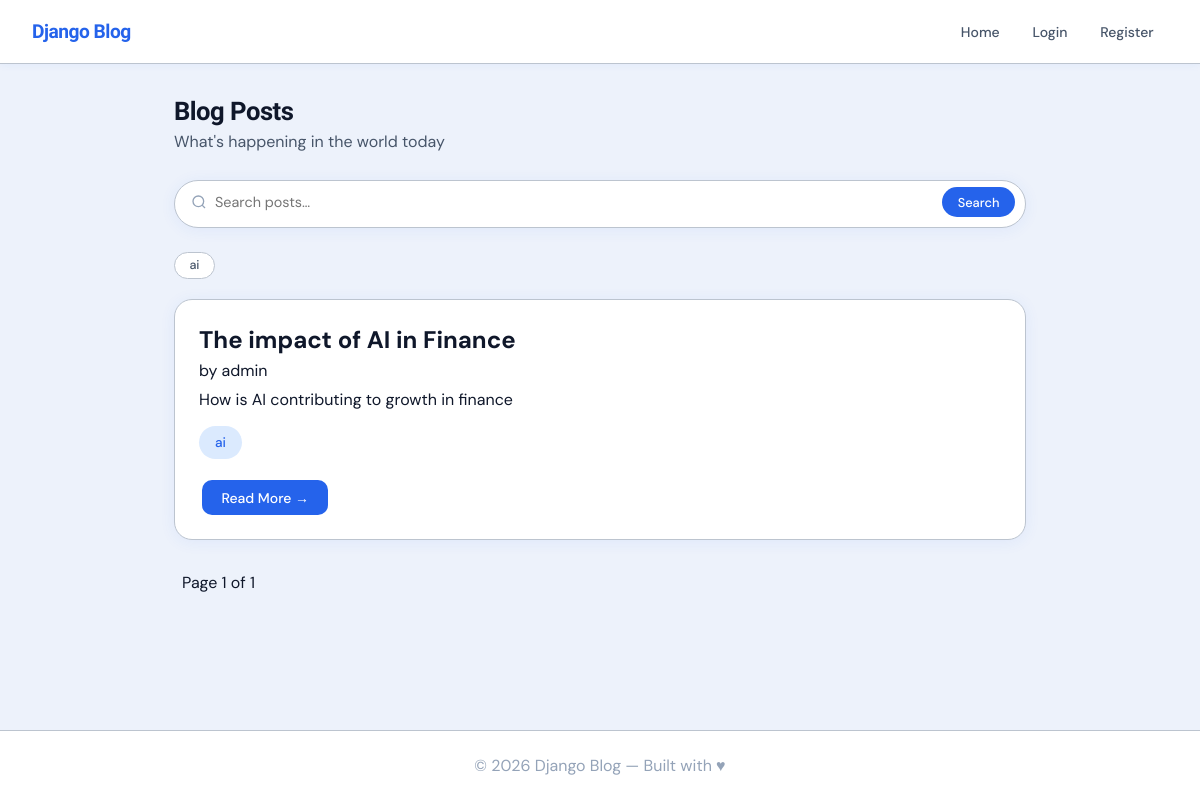
/blog/, run on an earlier commit of the app's database.
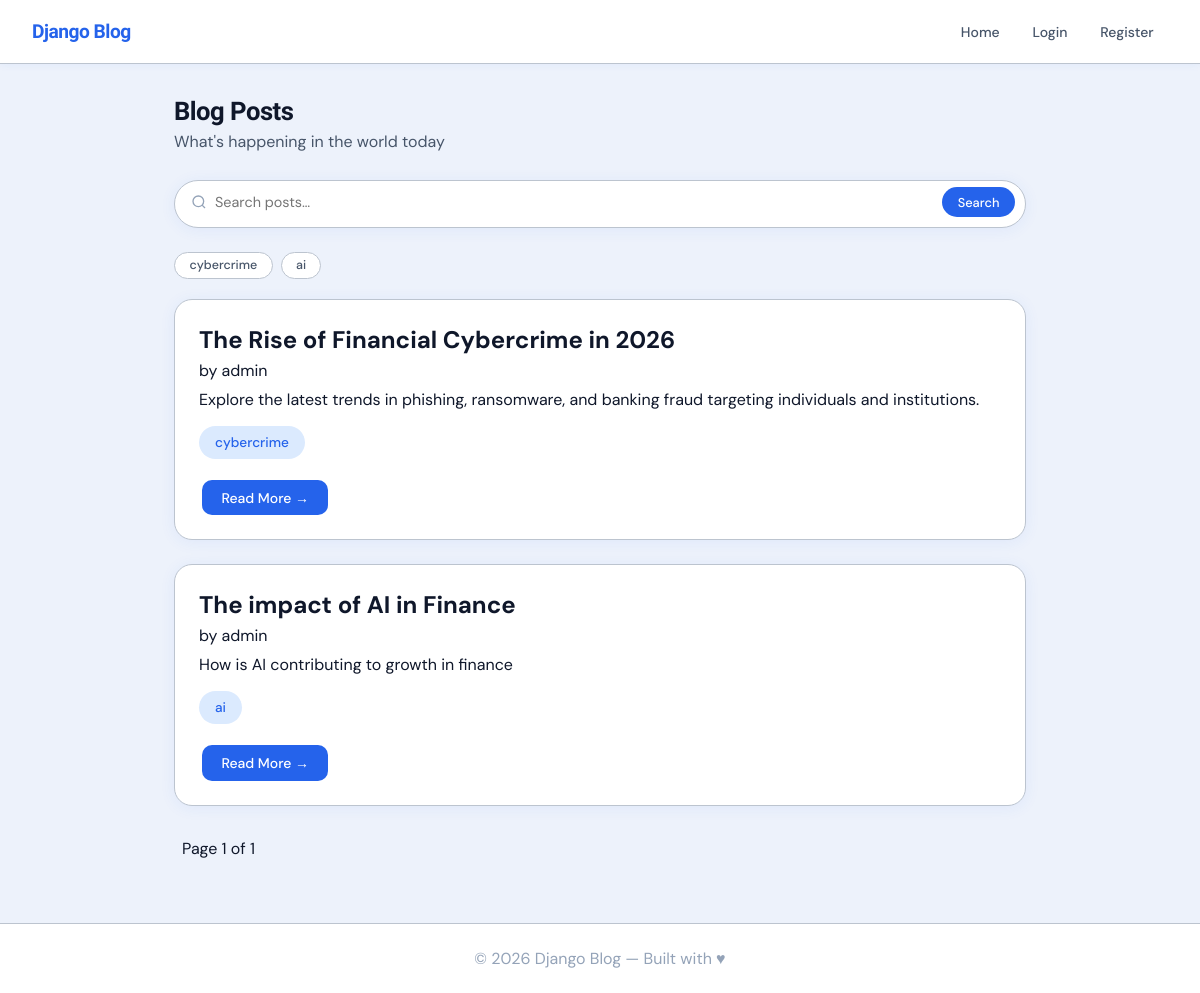
And on a later commit of the database.
### blog/models.py (models this page shows, shortened)
class Post(models.Model):
    title = models.CharField(max_length=100, null=False)
    content = models.TextField(null=False)
    published_date = models.DateTimeField(auto_now_add=True)
    author = models.ForeignKey(CustomUser, on_delete=models.CASCADE)
    tags = TaggableManager()
    class Meta:
        ordering = ["-published_date"]

class CustomUser(AbstractUser):
    email = models.EmailField(unique=True, null=False, blank=False)

### blog/views.py (the view)
# urls.py: path("", show_all_post, name="posts"),
def show_all_post(request):
    posts = Post.objects.all()
    query = request.GET.get("query")
    tag = request.GET.get("tag")
    if query:
        posts = posts.filter(
            Q(title__icontains=query) | Q(content__icontains=query)
        ).distinct()
    if tag:
        posts = posts.filter(tags__slug=tag)
    all_tags = Tag.objects.order_by("?")[:5]  # get 5 ramdom tags
    paginator = Paginator(object_list=posts, per_page=10)
    total_pages = paginator.num_pages
    page_num = request.GET.get("page", 1)
    page_obj = paginator.get_page(page_num)
    current_page_number = page_obj.number
    context = {
        "posts": page_obj,
        "total_pages": total_pages,
        "current_page_number": current_page_number,
        "random_tags": all_tags,
    }
    return render(request, "blog/post_list.html", context)

### blog/templates/blog/post_list.html (shortened to what this page needs)
{% extends "blog/base.html" %}
{% block content %}
{% include 'blog/_create_post.html' %}
<form method="GET" style="margin-bottom:1.5rem;">
    <div class="search-bar">
        <svg width="16" height="16" fill="none" stroke="#94a3b8" stroke-width="2" viewBox="0 0 24 24">
            <circle cx="11" cy="11" r="8" />
            <path d="m21 21-4.35-4.35" />
        </svg>
        <input type="text" name="query" placeholder="Search posts…" />
        <button type="submit">Search</button>
    </div>
</form>
<div class="category-pills">
    {% for rand_tag in random_tags %}
    <span class="pill">
        <a href="{% url 'tag_posts' rand_tag.slug %}">
            {{ rand_tag.name|lower }}
        </a>
    </span>
    {% endfor %}
</div>
{% if posts %}
<div class="posts-list">
    {% for post in posts %}
    <div class="post-item">
        <h2>{{ post.title }}</h2>
        <div class="meta">
            <span>by {{ post.author.username }}</span>
        </div>
        <p class="excerpt">
            {{ post.content|truncatechars:200 }}
        </p>
        <div class="tags">
            {% for tag in post.tags.all %}
            <a href="{% url 'tag_posts' tag.slug %}" class="tag-pill">
                {{ tag.slug }}
            </a>
            {% endfor %}
        </div>
        <div class="post-actions">
            <a href="{% url 'post-detail' post.pk %}" class="btn btn-primary">Read More →</a>
        </div>
    </div>
    {% endfor %}
</div>
<div class="pagination">
    <span class="current">
        Page {{ current_page_number }} of {{ total_pages }}
    </span>
</div>
{% endif %}
{% endblock %}

### blog/templates/blog/base.html (shortened to what this page needs)
{%load static%}
<!doctype html>
<html lang="en">
<head>
  <link rel="stylesheet" href="{% static 'css/style.css' %}" />
</head>
<body>
  <nav>
    <a href="{% url 'posts' %}" class="nav-brand">Django Blog</a>
    <ul class="nav-links">
      <li><a href="{% url 'posts' %}">Home</a></li>
      {% if user.is_authenticated %}
      <li><a href="{% url 'profile' %}">Profile</a></li>
      <li>
        <form action="{% url 'logout' %}" method="post">
          {% csrf_token %}
          <button type="submit" class="btn-logout">Logout</button>
        </form>
      </li>
      {% else %}
      <li><a href="{% url 'login' %}">Login</a></li>
      <li><a href="{% url 'register' %}">Register</a></li>
      {% endif %}
    </ul>
  </nav>
  <main>
    {% block content %}{% endblock %}
  </main>
  <footer>
    <p>&copy; 2026 Django Blog — Built with ♥</p>
  </footer>
</body>
</html>

### blog/templates/blog/_create_post.html (shortened to what this page needs)
<div class="top-bar">
    <div class="page-header mb-0">
        <h1>Blog Posts</h1>
        <p>What's happening in the world today</p>
    </div>
</div>

### static/css/style.css (style rules this page uses)
*, *::before, *::after { box-sizing: border-box; margin: 0; padding: 0; }
:root { --bg: #edf2fb; --surface: #ffffff; --surface2: #f4f7fd; --accent: #2563eb; --accent-light: #dbeafe; --text-primary: #0f172a; --text-secondary: #475569; --text-muted: #94a3b8; --border: #bcc4cf; --radius: 18px; --radius-sm: 10px; --shadow: 0 2px 16px rgba(37,99,235,0.07); --shadow-card: 0 4px 32px rgba(37,99,235,0.10); --font-head: 'Sora', sans-serif; --font-body: 'DM Sans', sans-serif; }
body { font-family: var(--font-body); background: var(--bg); color: var(--text-primary); min-height: 100vh; display: flex; flex-direction: column; }
nav { background: var(--surface); border-bottom: 1px solid var(--border); padding: 0 2rem; height: 64px; display: flex; align-items: center; justify-content: space-between; position: sticky; top: 0; z-index: 100; box-shadow: 0 1px 8px rgba(37,99,235,0.06); }
.nav-brand { font-family: var(--font-head); font-size: 1.2rem; font-weight: 700; color: var(--accent); text-decoration: none; letter-spacing: -0.5px; }
.nav-links { display: flex; align-items: center; gap: 0.25rem; list-style: none; }
.nav-links a { font-size: 0.875rem; font-weight: 500; color: var(--text-secondary); text-decoration: none; padding: 0.45rem 0.9rem; border-radius: 8px; transition: background 0.15s, color 0.15s; }
main { flex: 1; padding: 2rem 1.5rem; width: 75%; max-width: 1100px; margin: 0 auto; }
footer { text-align: center; padding: 1.5rem; color: var(--text-muted); font-size: 1rem; border-top: 1px solid var(--border); background: var(--surface); }
.btn { display: inline-flex; align-items: center; gap: 6px; padding: 0.55rem 1.2rem; border-radius: 10px; font-family: var(--font-body); font-size: 0.875rem; font-weight: 500; cursor: pointer; border: none; text-decoration: none; transition: all 0.15s; margin-right: 5px; }
.btn-primary { background: var(--accent); color: #fff; }
.tags { display: flex; gap: 0.5rem; flex-wrap: wrap; margin-top: 0.4rem; margin-bottom: 0.5rem; }
.tag-pill { display: inline-block; margin-right: 0.3rem; padding: 0.5rem 1rem; font-size: 0.85rem; border-radius: 100px; background: var(--accent-light); color: var(--accent); text-decoration: none; font-weight: 500; transition: all 0.15s ease; }
.page-header { margin-bottom: 1.75rem; }
.page-header h1 { font-family: var(--font-head); font-size: 1.6rem; font-weight: 700; color: var(--text-primary); letter-spacing: -0.5px; }
.page-header p { color: var(--text-secondary); font-size: 1rem; margin-top: 0.3rem; }
.search-bar { display: flex; gap: 0.5rem; align-items: center; background: var(--surface); border: 1px solid var(--border); border-radius: 30px; padding: 0.4rem 0.6rem 0.6rem 1rem; box-shadow: var(--shadow); }
.search-bar input { border: none; background: transparent; outline: none; font-family: var(--font-body); font-size: 0.9rem; color: var(--text-primary); flex: 1; }
.search-bar button { background: var(--accent); color: #fff; border: none; border-radius: 20px; padding: 0.4rem 1rem; font-size: 0.8rem; font-weight: 500; cursor: pointer; font-family: var(--font-body); }
.top-bar { display: flex; align-items: center; justify-content: space-between; flex-wrap: wrap; gap: 1rem; margin-bottom: 1.75rem; }
.category-pills { display: flex; gap: 0.5rem; flex-wrap: wrap; margin-bottom: 1.25rem; }
.pill { padding: 0.3rem 0.9rem; border-radius: 20px; font-size: 0.78rem; font-weight: 500; background: var(--surface); color: var(--text-secondary); border: 1px solid var(--border); cursor: pointer; transition: all 0.15s; }
.pill a { text-decoration: none; color: inherit; }
.posts-list, .post-detail, .comment-detail { display: flex; flex-direction: column; gap: 1.5rem; }
.post-item, .comment-item { background: var(--surface); padding: 1.5rem; border-radius: var(--radius); border: 1px solid var(--border); box-shadow: var(--shadow); display: flex; flex-direction: column; height: 100%; }
.post-item h2 { margin-bottom: 0.3rem; }
.post-item .meta { margin-bottom: 0.5rem; }
.post-item .excerpt { margin-bottom: 0.6rem; }
.post-actions, .comment-actions { display: flex; gap: 0.5rem; margin-top: 0.8rem; padding-left: 0.2rem; }
.pagination { padding: 2rem 0.5rem; }
.mb-0 { margin-bottom: 0; }

What changed in the data, as far as the page shows it:
added Tag: name "cybercrime", slug "cybercrime"
added Post: title "The Rise of Financial Cybercrime in 2026", author.username "admin", content "Explore the latest trends in phishing, ransomware, and banking fraud targeting individuals and institutions."
